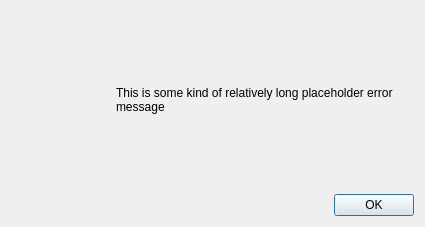
<?xml version="1.0" encoding="UTF-8"?>
<ui version="4.0">
 <class>ErrorDialog</class>
 <widget class="QDialog" name="ErrorDialog">
  <property name="geometry">
   <rect>
    <x>0</x>
    <y>0</y>
    <width>425</width>
    <height>227</height>
   </rect>
  </property>
  <property name="windowTitle">
   <string>Dialog</string>
  </property>
  <layout class="QVBoxLayout" name="verticalLayout">
   <item>
    <layout class="QHBoxLayout" name="horizontalLayout_2" stretch="1,3">
     <item>
      <widget class="QLabel" name="errorImg">
       <property name="sizePolicy">
        <sizepolicy hsizetype="Preferred" vsizetype="Preferred">
         <horstretch>0</horstretch>
         <verstretch>0</verstretch>
        </sizepolicy>
       </property>
       <property name="maximumSize">
        <size>
         <width>100</width>
         <height>100</height>
        </size>
       </property>
       <property name="text">
        <string/>
       </property>
       <property name="pixmap">
        <pixmap resource="qtresources.qrc">:/resources/ffs.png</pixmap>
       </property>
       <property name="scaledContents">
        <bool>true</bool>
       </property>
       <property name="alignment">
        <set>Qt::AlignmentFlag::AlignLeading|Qt::AlignmentFlag::AlignLeft|Qt::AlignmentFlag::AlignVCenter</set>
       </property>
      </widget>
     </item>
     <item>
      <widget class="QLabel" name="errorMsg">
       <property name="text">
        <string>This is some kind of relatively long placeholder error message</string>
       </property>
       <property name="alignment">
        <set>Qt::AlignmentFlag::AlignLeading|Qt::AlignmentFlag::AlignLeft|Qt::AlignmentFlag::AlignVCenter</set>
       </property>
       <property name="wordWrap">
        <bool>true</bool>
       </property>
       <property name="margin">
        <number>10</number>
       </property>
      </widget>
     </item>
    </layout>
   </item>
   <item>
    <widget class="QDialogButtonBox" name="buttonBox">
     <property name="orientation">
      <enum>Qt::Orientation::Horizontal</enum>
     </property>
     <property name="standardButtons">
      <set>QDialogButtonBox::StandardButton::Ok</set>
     </property>
    </widget>
   </item>
  </layout>
 </widget>
 <resources>
  <include location="qtresources.qrc"/>
 </resources>
 <connections>
  <connection>
   <sender>buttonBox</sender>
   <signal>accepted()</signal>
   <receiver>ErrorDialog</receiver>
   <slot>accept()</slot>
   <hints>
    <hint type="sourcelabel">
     <x>248</x>
     <y>254</y>
    </hint>
    <hint type="destinationlabel">
     <x>157</x>
     <y>274</y>
    </hint>
   </hints>
  </connection>
  <connection>
   <sender>buttonBox</sender>
   <signal>rejected()</signal>
   <receiver>ErrorDialog</receiver>
   <slot>reject()</slot>
   <hints>
    <hint type="sourcelabel">
     <x>316</x>
     <y>260</y>
    </hint>
    <hint type="destinationlabel">
     <x>286</x>
     <y>274</y>
    </hint>
   </hints>
  </connection>
 </connections>
</ui>
